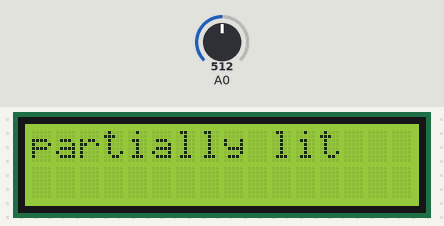
This sketch was run on a simulated Arduino Uno, built with avr-gcc and run on an emulated ATmega328P. Shown: 16×2 character LCD. The inputs (shaded band) are chosen by the test bench; at power-on: A0 = 512. What the sketch prints to the serial monitor is not drawn.

Above: at 1.2 s.
1.3 s: A0 set to 306
At 2.0 s:
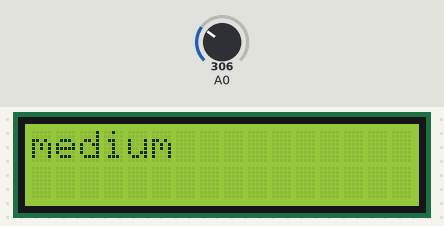
2.8 s: A0 set to 122
At 3.8 s:
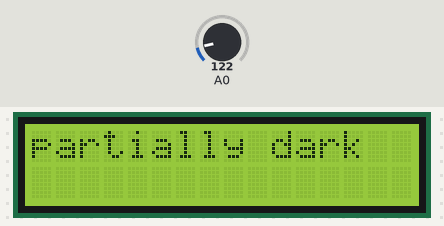
4.3 s: A0 set to 0
At 4.8 s:
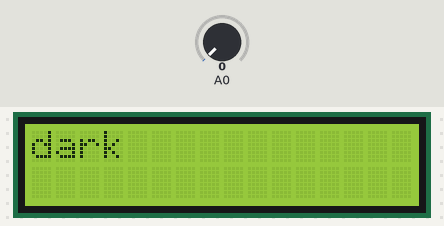
5.8 s: A0 set to 20
At 6.5 s:
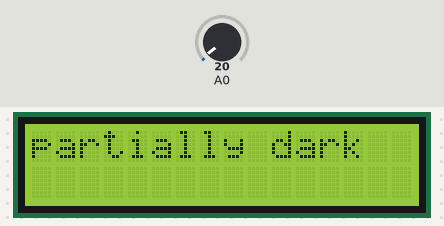
8.8 s: A0 set to 900
At 9.5 s:
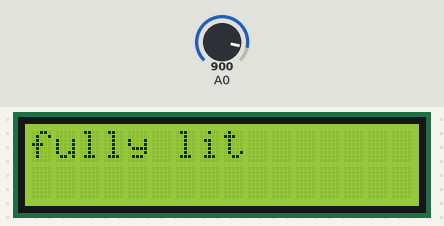
10.3 s: A0 set to 716
At 11.6 s:
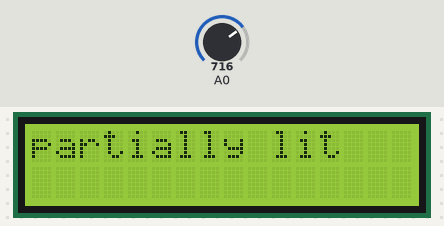
Timing chart, 0 to 12.8 s (numbered marks = the images above; inputs shaded):
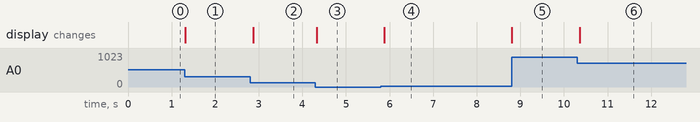

The sketch:

tdave6Lab9.ino
```cpp
// 1- Tanuj Dave - 665028452
// 2- Lab 9
// 3- Description - make lcd print based on the amount of light received by the photoreceiver
// 4- Hardware working properly and lab demo circuit
// 5- https://create.arduino.cc/projecthub/SURYATEJA/use-a-buzzer-module-piezo-speaker-using-arduino-uno-89df45
// 6- Demo: 4/11/2022 4:35 pm grader: Amir

#include <LiquidCrystal.h>

// initialize the library by associating any needed LCD interface pin
// with the arduino pin number it is connected to
const int rs = 12, en = 11, d4 = 5, d5 = 4, d6 = 3, d7 = 2;
LiquidCrystal lcd(rs, en, d4, d5, d6, d7);

// a value to take input from analog
long int val = 0;

void setup() {
  // set up the LCD's number of columns and rows:
  lcd.begin(16, 2);
  Serial.begin(9600);
}

void loop() {
  // set the cursor to column 0, line 1
  // (note: line 1 is the second row, since counting begins with 0):
  lcd.setCursor(0, 1);

  lcd.clear();
  val = analogRead(A0);
  Serial.println(val);

  // if no light
  if (val < 10) {
    lcd.print("dark");
  } else if (val < 1023/4) { // if 1/4 of light received
    lcd.print("partially dark");
  } else if (val < 1023/2) { // if 1/2 of light received
    lcd.print("medium");
  } else if (val < (3*1023)/4) { // if 3/4 of light received
    lcd.print("partially lit");
  } else {  // if max light received
    lcd.print("fully lit");
  }

  delay(100);
}
```

Measured:
- after the input at 1.3 s, the display: changes at once (image 1)
- after the input at 2.8 s, the display: changes after 0.07 s (image 2)
- after the input at 4.3 s, the display: changes at once (image 3)
- after the input at 5.8 s, the display: changes after 0.08 s (image 4)
- after the input at 8.8 s, the display: changes at once (image 5)
- after the input at 10.3 s, the display: changes after 0.06 s (image 6)
